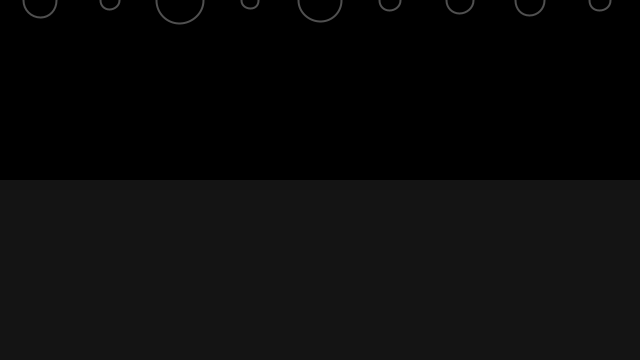
Frame 1 (no input)
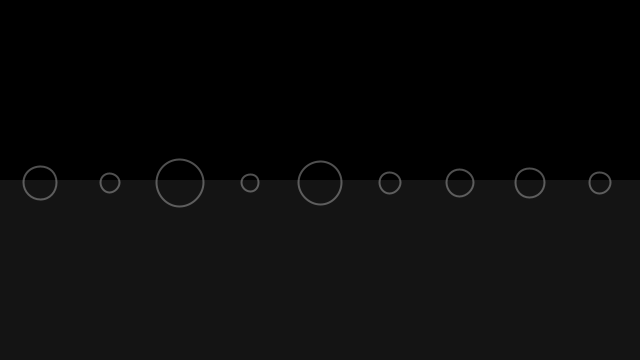
Frame 60 (the mouse pressed at the canvas centre just before this capture)
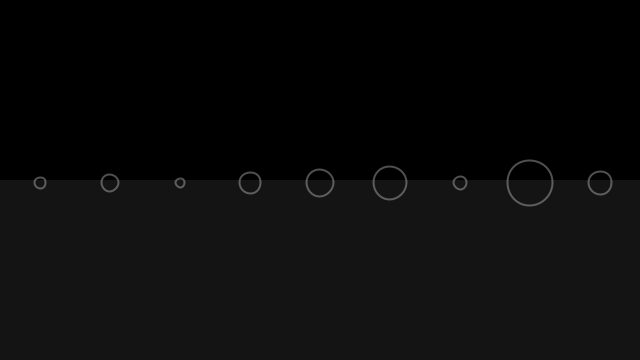
Frame 120 (the mouse held since frame 60 and released just before this capture)

The Processing sketch that drew these frames (run headless with seeded random() and noise(); from frame 60 on, the mouse is pressed at the canvas centre):

// Processing sketch: liquid
// ── liquid.pde
Mover[] movers = new Mover[9]; // Declare object
Liquid liquid; // Declare object

void setup() {
	size(640, 360);
	reset();
	liquid = new Liquid(0, height/2, width, height/2, 0.1);
}

void draw() {
	background(0);
	liquid.display();

	for (int i = 0; i < movers.length; i++) {

		// Is the Mover in the liquid?
		if (liquid.contains(movers[i])) {
			// Calculate drag force
			PVector dragForce = liquid.drag(movers[i]);
			// Apply drag force to Mover
			movers[i].applyForce(dragForce);
		}

		// Gravity force scaled by mass, Newton's second law
		PVector gravity = new PVector(0, 0.1*movers[i].mass);
		// Apply gravity
		movers[i].applyForce(gravity);

		// Position, display and checking for edges
		movers[i].update();
		movers[i].display();
		movers[i].checkEdges();
	}
}

void mousePressed() {
reset();
}

// Restart all the Mover objects randomly
void reset() {
	for (int i = 0; i < movers.length; i++) {
		movers[i] = new Mover(random(0.5, 3), 40+i*70, 0);
	}
}

class Mover {
	PVector position;
	PVector velocity;
	PVector acceleration;
	float mass;

	Mover(float m, float x, float y) {
		position = new PVector(x, y);
		velocity = new PVector(0, 0);
		acceleration = new PVector(0, 0);
		mass = m;
	}

	// Newton's 2nd law = F = M * A 
	// or A = F / M
	void applyForce(PVector force) {
		// Divide by mass
		PVector f = PVector.div(force, mass);
		// Accumulate all forces in acceleration
		acceleration.add(f);
	}

	void update() {
		velocity.add(acceleration);
		position.add(velocity);
		acceleration.mult(0);
	}

	void display() {
		stroke(255, 80);
		strokeWeight(2);
		noFill();
		ellipse(position.x, position.y, mass*16, mass*16);
	}

	void checkEdges() {
		if (position.y > height) {
			velocity.y *= -0.9;  // A little dampening when hitting the bottom
			position.y = height;
		}
	}
}

class Liquid{
	// Liquid is a rectangle
	float x, y, w, h;
	// Coefficient of drag
	float c;

	Liquid(float x_, float y_, float w_, float h_, float c_){
		x = x_;
		y = y_;
		w = w_;
		h = h_;
		c = c_;
	}

	// Is the Mover in the Liquid?
	boolean contains(Mover m) {
		PVector l = m.position;
		return l.x > x && l.x < x + w && l.y > y && l.y < y + h;
	}

	// Calculate drag froce
	PVector drag(Mover m){
		// Magnitude is coefficient * speed squared
		float speed = m.velocity.mag();
		float dragMagnitude = c * speed * speed;

		// Direction is inverse of velocity
		PVector dragForce = m.velocity.get();
		dragForce.mult(-1);

		// Scale accordring to magnitude
		// dragForce.setMag(dragMagnitude);
		dragForce.normalize();
		dragForce.mult(dragMagnitude);
		return dragForce;
	}

	void display(){
		noStroke();
		fill(255, 20);
		rect(x, y, w, h);
	}
}
